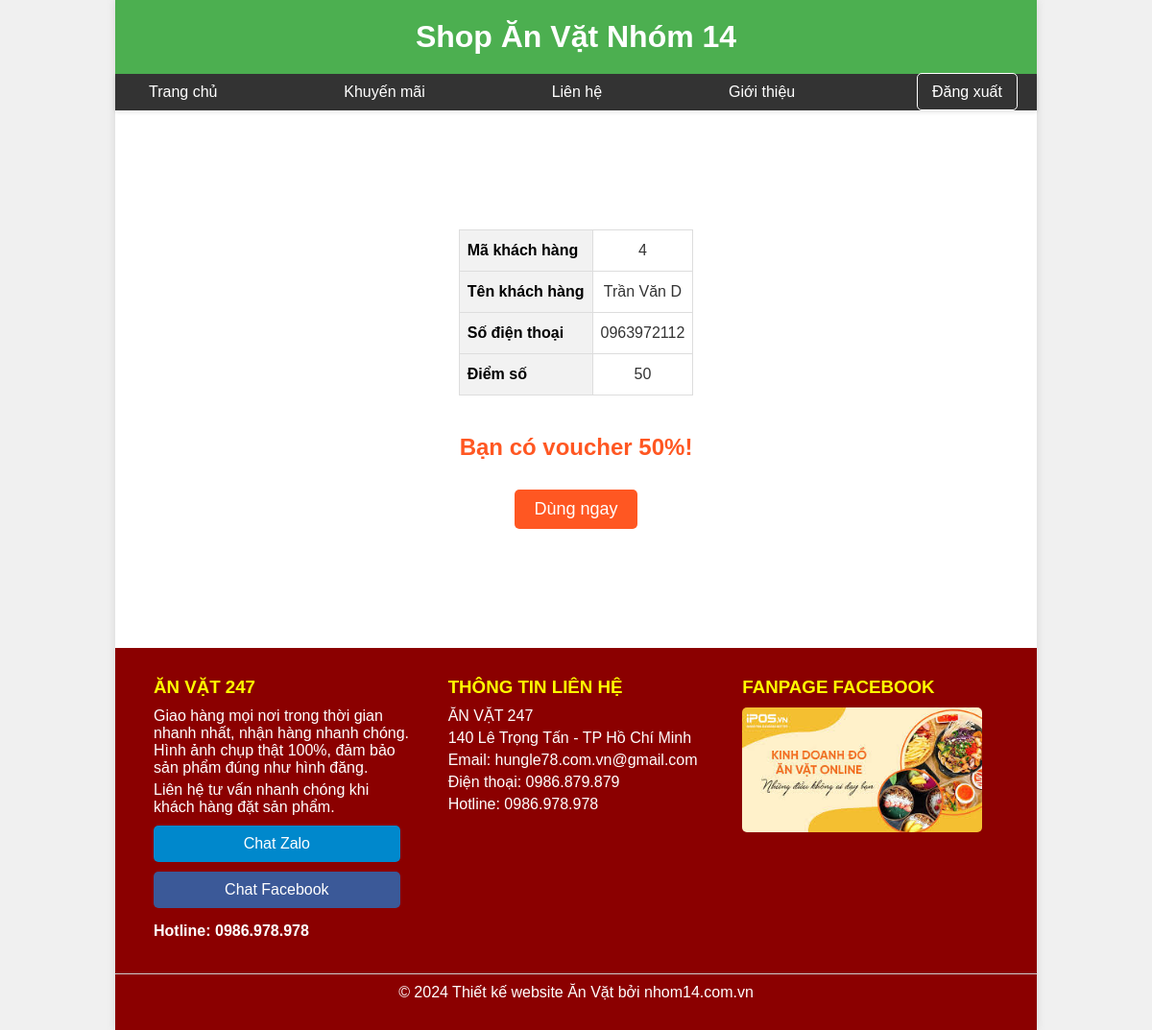
Screenshot of /DoAn_PHP/Testphp/khuyenmai.php (signed in) with the database file from the repository.
### tables this page shows
CREATE TABLE `khachhang` (
  `makh` int(11) NOT NULL,
  `tenkh` varchar(225) DEFAULT NULL,
  `sdt` varchar(225) DEFAULT NULL,
  `diemso` int(11) DEFAULT NULL,
  `mand` int(11) DEFAULT NULL
);

CREATE TABLE `nguoidung` (
  `mand` int(11) NOT NULL,
  `tennd` varchar(225) DEFAULT NULL,
  `sdt` varchar(225) DEFAULT NULL,
  `diachi` varchar(225) DEFAULT NULL,
  `email` varchar(225) DEFAULT NULL,
  `ngaysinh` date DEFAULT NULL,
  `ngayvl` date DEFAULT NULL,
  `manhom` int(11) DEFAULT NULL,
  `username` varchar(225) NOT NULL,
  `matkhau` varchar(225) NOT NULL
);

### DoAn_PHP/Testphp/khuyenmai.php (the view, shortened to what this page needs)
<?php
include 'db.php';
?>
<!DOCTYPE html>
<html lang="vi">
<head>
    <link href="https://cdnjs.cloudflare.com/ajax/libs/boxicons/2.1.0/css/boxicons.min.css" rel="stylesheet">
    <link rel="stylesheet" href="styles.css">
</head>
<body>
    <div class="container">
        <header>
            <h1>Shop Ăn Vặt Nhóm 14</h1>
        </header>
        <nav class="main-nav">
            <ul class="menu">
                <li><a href="index.php">Trang chủ</a></li>
                <li><a href="#">Khuyến mãi</a></li>
                <li><a href="#">Liên hệ</a></li>
                <li><a href="introduce.php">Giới thiệu</a></li>
                <li class="user-links">
                    <?php
                    if (isset($_SESSION['loggedin']) && $_SESSION['loggedin'] === true) {
                        echo '<a href="logout.php">Đăng xuất</a>';
                    } else {
                        echo '<a href="login.php">Đăng nhập</a>';
                        echo '<a href="register.php">Đăng ký</a>';
                    }
                    ?>
                </li>
            </ul>
        </nav>
        <main>
            <div class="main-content">
                <?php
                if (isset($_SESSION['mand'])) {
                    $mand = intval($_SESSION['mand']);
                    $sql = "
                        SELECT kh.makh, kh.diemso, nd.tennd, nd.sdt
                        FROM khachhang kh
                        JOIN nguoidung nd ON kh.mand = nd.mand
                        WHERE kh.mand = :mand
                    ";
                    $stmt = $pdo->prepare($sql);
                    $stmt->execute(['mand' => $mand]);
                    $customer = $stmt->fetch(PDO::FETCH_ASSOC);
                    if ($customer) {
                        echo '<div class="customer-info">';
                        echo '<table>';
                        echo '<tr><th>Mã khách hàng</th><td>' . htmlspecialchars($customer['makh']) . '</td></tr>';
                        echo '<tr><th>Tên khách hàng</th><td>' . htmlspecialchars($customer['tennd']) . '</td></tr>';
                        echo '<tr><th>Số điện thoại</th><td>' . htmlspecialchars($customer['sdt']) . '</td></tr>';
                        echo '<tr><th>Điểm số</th><td>' . htmlspecialchars($customer['diemso']) . '</td></tr>';
                        echo '</table>';
                        echo '</div>';
                        if ($customer['diemso'] >= 50) {
                            echo '<div class="voucher-message">Bạn có voucher 50%!</div>';
                        } elseif ($customer['diemso'] >= 25) {
                            echo '<div class="voucher-message">Bạn có voucher 25%!</div>';
                        } else {
                            echo '<div class="voucher-message">Bạn không có voucher.</div>';
                        }
                        echo '<a href="cart.php" class="use-now-button">Dùng ngay</a>';
                    } else {
                        echo "Không tìm thấy thông tin khách hàng.";
                    }
                } else {
                    echo "Bạn cần đăng nhập để xem thông tin khuyến mãi.";
                }
                ?>
            </div>
        </main>
        <footer>
            <div class="footer-container">
                <div class="footer-section">
                    <h3>ĂN VẶT 247</h3>
                    <p>Giao hàng mọi nơi trong thời gian nhanh nhất, nhận hàng nhanh chóng. Hình ảnh chụp thật 100%, đảm bảo sản phẩm đúng như hình đăng.</p>
                    <p>Liên hệ tư vấn nhanh chóng khi khách hàng đặt sản phẩm.</p>
                    <div class="contact-buttons">
                        <a href="zalo://chat" class="chat-button zalo">Chat Zalo</a>
                        <a href="https://www.facebook.com/profile.php?id=100039226352484" class="chat-button facebook">Chat Facebook</a>
                        <p class="hotline">Hotline: 0986.978.978</p>
                    </div>
                </div>
                <div class="footer-section">
                    <h3>THÔNG TIN LIÊN HỆ</h3>
                    <p>ĂN VẶT 247</p>
                    <p>140 Lê Trọng Tấn - TP Hồ Chí Minh</p>
                    <p>Email: hungle78.com.vn@gmail.com</p>
                    <p>Điện thoại: 0986.879.879</p>
                    <p>Hotline: 0986.978.978</p>
                </div>
                <div class="footer-section">
                    <h3>FANPAGE FACEBOOK</h3>
                    <div class="facebook-page">
                        <a href="https://www.facebook.com" target="_blank">
                            <img src="./Hinh/footer.jpg" alt="Facebook Page">
                        </a>
                    </div>
                </div>
            </div>
            <div class="footer-bottom">
                <p>&copy; 2024 Thiết kế website Ăn Vặt bởi nhom14.com.vn</p>
            </div>
        </footer>
    </div>
</body>
</html>

### DoAn_PHP/Testphp/styles.css (style rules this page uses)
* { margin: 0; padding: 0; box-sizing: border-box; }
body { font-family: Arial, sans-serif; background-color: #f0f0f0; color: #333; }
.container { width: 80%; margin: auto; background-color: #fff; box-shadow: 0 0 10px rgba(0, 0, 0, 0.1); }
header { text-align: center; padding: 20px 0; background-color: #4CAF50; color: white; }
.main-nav { background-color: #333; color: white; box-shadow: 0 2px 4px rgba(0, 0, 0, 0.1); position: sticky; top: 0; z-index: 1000; }
.menu { list-style: none; margin: 0; padding: 0; display: flex; justify-content: space-between; align-items: center; padding: 10px 20px; }
.menu li { margin-right: 20px; position: relative; }
.menu li:last-child { margin-right: 0; }
.menu li a { text-decoration: none; color: white; padding: 10px 15px; transition: background-color 0.3s, color 0.3s; border-radius: 5px; }
.user-links a { text-decoration: none; color: white; padding: 10px 15px; border: 1px solid white; border-radius: 5px; margin-left: 10px; transition: background-color 0.3s, color 0.3s; }
footer { background-color: #8B0000; color: white; padding: 20px 0; box-sizing: border-box; width: 100% !important; }
.footer-container { display: flex; justify-content: space-around; flex-wrap: wrap; max-width: 1200px; margin: 0 auto; padding: 0 20px; }
.footer-section { flex: 1; padding: 10px 20px; min-width: 250px; box-sizing: border-box; }
.footer-section h3 { color: yellow; margin-bottom: 10px; }
.footer-section p { margin: 5px 0; }
.contact-buttons { margin-top: 10px; }
.chat-button { display: inline-block; text-decoration: none; color: white; background-color: #4CAF50; padding: 10px 15px; margin-right: 10px; border-radius: 5px; transition: background-color 0.3s, color 0.3s; }
.hotline { margin-top: 10px; font-weight: bold; }
.facebook-page img { width: 100%; max-width: 250px; border-radius: 5px; }
.footer-bottom { text-align: center; padding: 10px 0; border-top: 1px solid white; margin-top: 20px; }
.footer-bottom p { margin: 0; }
.contact-buttons { display: flex; flex-direction: column; gap: 10px; }
.chat-button { padding: 10px; text-align: center; border-radius: 5px; color: white; text-decoration: none; }
.zalo { background-color: #0088cc; }
.facebook { background-color: #3b5998; }
.footer-bottom { text-align: center; margin-top: 20px; border-top: 1px solid #ccc; padding-top: 10px; }

### DoAn_PHP/Testphp/khuyenmai.php (style rules this page uses)
.main-content { display: flex; flex-direction: column; align-items: center; justify-content: center; min-height: 70vh; text-align: center; }
.voucher-message { font-size: 24px; font-weight: bold; color: #ff5722; margin: 20px 0; }
.use-now-button { display: inline-block; padding: 10px 20px; font-size: 18px; color: #fff; background-color: #ff5722; border: none; border-radius: 5px; cursor: pointer; text-decoration: none; margin-top: 10px; }
.customer-info { margin-bottom: 20px; }
.customer-info table { border-collapse: collapse; width: 100%; }
.customer-info th, .customer-info td { border: 1px solid #ddd; padding: 8px; }
.customer-info th { padding-top: 12px; padding-bottom: 12px; text-align: left; background-color: #f2f2f2; color: black; }

### rows the page displays
khachhang: makh "4", nguoidung.tennd "Trần Văn D", nguoidung.sdt "0963972112", diemso "50"
